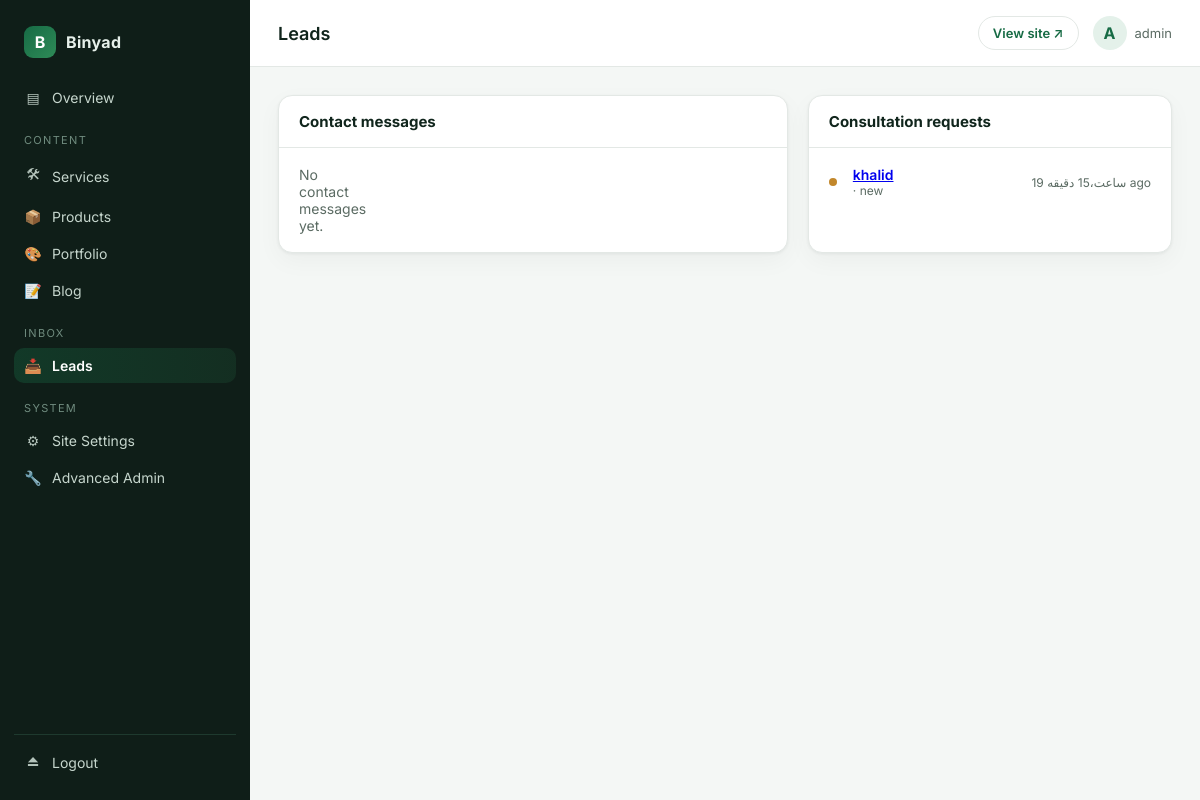
The app's page /control/leads/ (signed in) with its own data.
### apps/contact/models.py (models this page shows, shortened)
class ConsultationRequest(TimeStampedModel):
    class Status(models.TextChoices):
        NEW = "new", _("New")
        CONTACTED = "contacted", _("Contacted")
        IN_PROGRESS = "progress", _("In Progress")
        COMPLETED = "completed", _("Completed")
        CANCELLED = "cancelled", _("Cancelled")
    class ContactMethod(models.TextChoices):
        PHONE = "phone", _("Phone")
        WHATSAPP = "whatsapp", _("WhatsApp")
        EMAIL = "email", _("Email")
    name = models.CharField(max_length=140)
    phone = models.CharField(max_length=40)
    email = models.EmailField(blank=True)
    company = models.CharField(max_length=140, blank=True)
    business_type = models.CharField(max_length=140, blank=True)
    required_service = models.CharField(max_length=140, blank=True)
    project_description = models.TextField()
    budget_range = models.CharField(max_length=80, blank=True)
    preferred_contact_method = models.CharField(max_length=20, choices=ContactMethod.choices, default=ContactMethod.PHONE)
    message = models.TextField(blank=True)
    status = models.CharField(max_length=20, choices=Status.choices, default=Status.NEW)
    internal_notes = models.TextField(blank=True)
    ip_address = models.GenericIPAddressField(null=True, blank=True)
    class Meta:
        ordering = ["-created_at"]

### apps/dashboard/views.py (the view)
# urls.py: path("leads/", views.LeadsListView.as_view(), name="leads"),
class LeadsListView(StaffRequiredMixin, TemplateView):
    template_name = "dashboard/leads/list.html"
    def get_context_data(self, **kwargs):
        ctx = super().get_context_data(**kwargs)
        ctx["contacts"] = ContactMessage.objects.order_by("-created_at")[:50]
        ctx["consultations"] = ConsultationRequest.objects.order_by("-created_at")[:50]
        return ctx

### apps/core/context_processors.py (called while the page is built)
def site_settings(request):
    try:
        return {
            "site": SiteSettings.load(),
            "nav_items": NavItem.objects.filter(active=True),
            "social_links": SocialLink.objects.filter(active=True),
        }
    except Exception:
        return {"site": None, "nav_items": [], "social_links": []}

### apps/core/models.py (called while the page is built)
    @classmethod
    def load(cls):
        obj, _ = cls.objects.get_or_create(pk=1)
        return obj

### apps/dashboard/context_processors.py (called while the page is built)
def dashboard_context(request):
    if not request.path.startswith("/control/"):
        return {}
    from apps.core.models import SiteSettings
    try:
        site = SiteSettings.objects.first()
    except Exception:
        site = None
    return {
        "site_settings": site,
        "dashboard_brand": "Binyad Control Panel",
    }

### apps/dashboard/mixins.py (called while the page is built)
    def test_func(self):
        u = self.request.user
        return u.is_authenticated and u.is_staff and u.is_active

### templates/dashboard/leads/list.html
{% extends "dashboard/base.html" %}
{% block page_title %}Leads{% endblock %}
{% block content %}
<div class="dash-cols">
    <section class="panel">
        <header class="panel-head"><h2>Contact messages</h2></header>
        <div class="panel-body panel-body--flush">
            <ul class="activity-list">
                {% for c in contacts %}
                <li>
                    <span class="activity-dot dot-contact"></span>
                    <div>
                        <div class="activity-title">
                            <a href="{% url 'dashboard:lead_detail' 'contact' c.pk %}">{{ c.full_name }}</a>
                        </div>
                        <div class="activity-sub">{{ c.subject }} · {{ c.status }}</div>
                    </div>
                    <div class="activity-time">{{ c.created_at|timesince }} ago</div>
                </li>
                {% empty %}<li class="empty">No contact messages yet.</li>{% endfor %}
            </ul>
        </div>
    </section>
    <section class="panel">
        <header class="panel-head"><h2>Consultation requests</h2></header>
        <div class="panel-body panel-body--flush">
            <ul class="activity-list">
                {% for q in consultations %}
                <li>
                    <span class="activity-dot dot-consult"></span>
                    <div>
                        <div class="activity-title">
                            <a href="{% url 'dashboard:lead_detail' 'consultation' q.pk %}">{{ q.name }}</a>
                        </div>
                        <div class="activity-sub">{{ q.required_service }} · {{ q.status }}</div>
                    </div>
                    <div class="activity-time">{{ q.created_at|timesince }} ago</div>
                </li>
                {% empty %}<li class="empty">No consultation requests yet.</li>{% endfor %}
            </ul>
        </div>
    </section>
</div>
{% endblock %}

### templates/dashboard/base.html (shortened to what this page needs)
{% load static i18n %}
<!DOCTYPE html>
<html lang="en">
<head>
    <link rel="stylesheet" href="{% static 'css/dashboard.css' %}">
</head>
<body class="dash-body">
<div class="dash-shell">
    <aside class="dash-sidebar" id="dashSidebar">
        <div class="dash-brand">
            <span class="brand-mark">B</span>
            <span class="brand-text">Binyad</span>
        </div>
        <nav class="dash-nav">
            <a class="dash-link {% if request.resolver_match.url_name == 'index' %}is-active{% endif %}"
               href="{% url 'dashboard:index' %}">
                <span class="nav-ico">▤</span> Overview
            </a>
            <div class="nav-group">Content</div>
            <a class="dash-link {% if 'content/services' in request.path %}is-active{% endif %}"
               href="{% url 'dashboard:content_list' 'services' %}">
                <span class="nav-ico">🛠</span> Services
            </a>
            <a class="dash-link {% if 'content/products' in request.path %}is-active{% endif %}"
               href="{% url 'dashboard:content_list' 'products' %}">
                <span class="nav-ico">📦</span> Products
            </a>
            <a class="dash-link {% if 'content/portfolio' in request.path %}is-active{% endif %}"
               href="{% url 'dashboard:content_list' 'portfolio' %}">
                <span class="nav-ico">🎨</span> Portfolio
            </a>
            <a class="dash-link {% if 'content/blog' in request.path %}is-active{% endif %}"
               href="{% url 'dashboard:content_list' 'blog' %}">
                <span class="nav-ico">📝</span> Blog
            </a>
            <div class="nav-group">Inbox</div>
            <a class="dash-link {% if '/leads/' in request.path %}is-active{% endif %}"
               href="{% url 'dashboard:leads' %}">
                <span class="nav-ico">📥</span> Leads
            </a>
            <div class="nav-group">System</div>
            <a class="dash-link {% if '/settings/' in request.path %}is-active{% endif %}"
               href="{% url 'dashboard:settings' %}">
                <span class="nav-ico">⚙</span> Site Settings
            </a>
            <a class="dash-link" href="/binyad-admin/" target="_blank">
                <span class="nav-ico">🔧</span> Advanced Admin
            </a>
        </nav>
        <div class="dash-sidebar-footer">
            <a class="dash-link" href="{% url 'dashboard:logout' %}">
                <span class="nav-ico">⏏</span> Logout
            </a>
        </div>
    </aside>
    <div class="dash-main">
        <header class="dash-topbar">
            <h1 class="dash-page-title">{% block page_title %}Dashboard{% endblock %}</h1>
            <div class="dash-topbar-right">
                <a class="dash-btn dash-btn-ghost" href="/" target="_blank">View site ↗</a>
                <div class="dash-user">
                    <span class="dash-avatar">{{ request.user.username|slice:":1"|upper }}</span>
                    <span class="dash-user-name">{{ request.user.get_full_name|default:request.user.username }}</span>
                </div>
            </div>
        </header>
        <main class="dash-content">
            {% block content %}{% endblock %}
        </main>
    </div>
</div>
</body>
</html>

### static/css/dashboard.css (style rules this page uses)
:root { --bg: #0F1E18; --bg-elev: #142A22; --bg-panel: #FFFFFF; --border: #E3E8E5; --border-dark: #1E3A2E; --text: #10251C; --text-mute: #5B6B63; --text-inv: #E6F0EA; --brand: #176B45; --brand-2: #2E8B57; --brand-soft: #E4F1EA; --danger: #B23A3A; --radius: 14px; --radius-sm: 10px; --shadow: 0 1px 3px rgba(16,37,28,.06), 0 8px 24px rgba(16,37,28,.04); --shadow-lg: 0 20px 50px rgba(0,0,0,.18); }
* { box-sizing: border-box; }
html, body { margin: 0; padding: 0; }
body.dash-body { font-family: "Inter", system-ui, -apple-system, Segoe UI, Roboto, sans-serif; background: #F4F7F5; color: var(--text); min-height: 100vh; }
.dash-shell { display: flex; min-height: 100vh; }
.dash-sidebar { width: 250px; background: var(--bg); color: var(--text-inv); display: flex; flex-direction: column; padding: 20px 14px; position: sticky; top: 0; height: 100vh; transition: transform .2s ease; }
.dash-brand { display: flex; align-items: center; gap: 10px; padding: 6px 10px 22px; }
.brand-mark { width: 32px; height: 32px; border-radius: 9px; background: linear-gradient(135deg, var(--brand), var(--brand-2)); display: grid; place-items: center; font-weight: 700; color: #fff; }
.brand-text { font-weight: 700; letter-spacing: .02em; }
.dash-nav { display: flex; flex-direction: column; gap: 2px; flex: 1; }
.nav-group { font-size: 11px; text-transform: uppercase; letter-spacing: .12em; color: #6F8B7E; padding: 16px 10px 6px; }
.dash-link { display: flex; align-items: center; gap: 10px; padding: 9px 10px; border-radius: var(--radius-sm); color: #C6D6CD; text-decoration: none; font-size: 14px; transition: background .15s ease, color .15s ease; }
.dash-link.is-active { background: linear-gradient(90deg, rgba(23,107,69,.35), rgba(46,139,87,.15)); color: #fff; font-weight: 600; }
.nav-ico { width: 18px; text-align: center; opacity: .9; }
.dash-sidebar-footer { padding-top: 10px; border-top: 1px solid var(--border-dark); }
.dash-main { flex: 1; display: flex; flex-direction: column; min-width: 0; }
.dash-topbar { background: #fff; border-bottom: 1px solid var(--border); padding: 16px 28px; display: flex; align-items: center; gap: 16px; position: sticky; top: 0; z-index: 10; }
.dash-page-title { font-size: 18px; font-weight: 600; margin: 0; flex: 1; }
.dash-topbar-right { display: flex; align-items: center; gap: 14px; }
.dash-user { display: flex; align-items: center; gap: 8px; }
.dash-avatar { width: 34px; height: 34px; border-radius: 50%; background: var(--brand-soft); color: var(--brand); display: grid; place-items: center; font-weight: 700; }
.dash-user-name { font-size: 13px; color: var(--text-mute); }
.dash-btn { display: inline-flex; align-items: center; gap: 6px; padding: 8px 14px; border-radius: 999px; font-size: 13px; font-weight: 600; text-decoration: none; }
.dash-btn-ghost { color: var(--brand); border: 1px solid var(--border); background: #fff; }
.dash-content { padding: 28px; max-width: 1280px; width: 100%; }
.dash-cols { display: grid; gap: 20px; grid-template-columns: 1.4fr 1fr; }
.panel { background: #fff; border: 1px solid var(--border); border-radius: var(--radius); box-shadow: var(--shadow); overflow: hidden; }
.panel-head { display: flex; align-items: center; justify-content: space-between; padding: 16px 20px; border-bottom: 1px solid var(--border); }
.panel-head h2 { margin: 0; font-size: 15px; }
.panel-body { padding: 18px 20px; }
.panel-body--flush { padding: 6px 0; }
.activity-list { list-style: none; margin: 0; padding: 0; }
.activity-list li { display: grid; grid-template-columns: 12px 1fr auto; gap: 12px; align-items: center; padding: 12px 20px; border-bottom: 1px solid var(--border); font-size: 14px; }
.activity-list li:last-child { border-bottom: 0; }
.activity-title { font-weight: 600; }
.activity-sub { color: var(--text-mute); font-size: 12px; }
.activity-time { color: var(--text-mute); font-size: 12px; }
.activity-dot { width: 8px; height: 8px; border-radius: 50%; }
.dot-consult { background: #C2872B; }
.empty { color: var(--text-mute); text-align: center; }

### records on screen
ConsultationRequest: name "khalid", status "new", created_at "19 ساعت،15 دقیقه"

### other values on screen
{{ request.user.username|slice:":1"|upper }} "A"
{{ request.user.get_full_name|default:request.user.username }} "admin"
